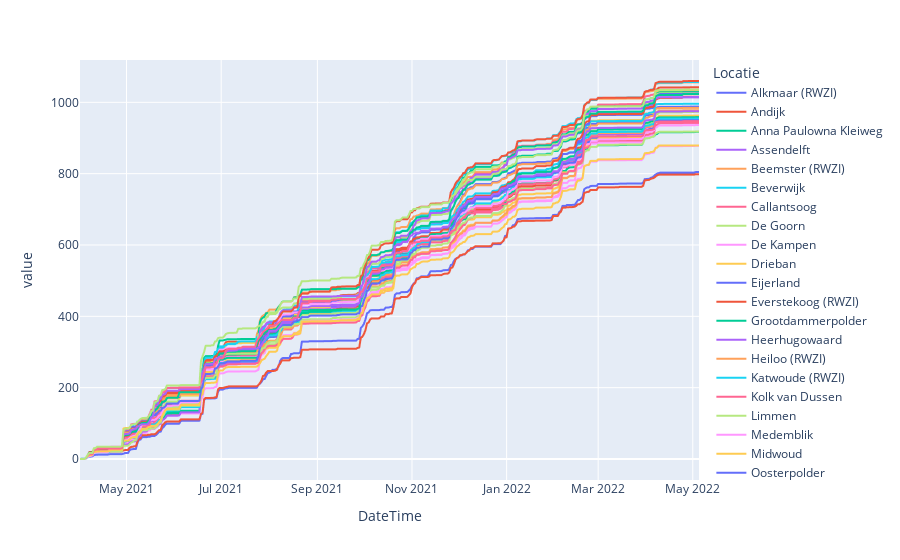

Notebook code cell kept with this figure:
### Code cell
px.line(wiwb_early.unstack(level=1).resample("d").sum().cumsum())

### Figure 1 — Plotly figure (JSON) as saved in the notebook; plotly's stock layout.template omitted (floating-point values rounded to 4 significant figures; data arrays with more than 128 entries replaced by an {"elided": "..."} marker saying what was removed)
{"data": [{"hovertemplate": "Locatie=Alkmaar (RWZI)<br>DateTime=%{x}<br>value=%{y}<extra></extra>", "legendgroup": "Alkmaar (RWZI)", "line": {"color": "#636efa", "dash": "solid"}, "marker": {"symbol": "circle"}, "mode": "lines", "name": "Alkmaar (RWZI)", "showlegend": true, "type": "scattergl", "x": {"elided": "400 str values"}, "xaxis": "x", "y": {"elided": "400 float values"}, "yaxis": "y"}, {"hovertemplate": "Locatie=Andijk<br>DateTime=%{x}<br>value=%{y}<extra></extra>", "legendgroup": "Andijk", "line": {"color": "#EF553B", "dash": "solid"}, "marker": {"symbol": "circle"}, "mode": "lines", "name": "Andijk", "showlegend": true, "type": "scattergl", "x": {"elided": "400 str values"}, "xaxis": "x", "y": {"elided": "400 float values"}, "yaxis": "y"}, {"hovertemplate": "Locatie=Anna Paulowna Kleiweg<br>DateTime=%{x}<br>value=%{y}<extra></extra>", "legendgroup": "Anna Paulowna Kleiweg", "line": {"color": "#00cc96", "dash": "solid"}, "marker": {"symbol": "circle"}, "mode": "lines", "name": "Anna Paulowna Kleiweg", "showlegend": true, "type": "scattergl", "x": {"elided": "400 str values"}, "xaxis": "x", "y": {"elided": "400 float values"}, "yaxis": "y"}, {"hovertemplate": "Locatie=Assendelft<br>DateTime=%{x}<br>value=%{y}<extra></extra>", "legendgroup": "Assendelft", "line": {"color": "#ab63fa", "dash": "solid"}, "marker": {"symbol": "circle"}, "mode": "lines", "name": "Assendelft", "showlegend": true, "type": "scattergl", "x": {"elided": "400 str values"}, "xaxis": "x", "y": {"elided": "400 float values"}, "yaxis": "y"}, {"hovertemplate": "Locatie=Beemster (RWZI)<br>DateTime=%{x}<br>value=%{y}<extra></extra>", "legendgroup": "Beemster (RWZI)", "line": {"color": "#FFA15A", "dash": "solid"}, "marker": {"symbol": "circle"}, "mode": "lines", "name": "Beemster (RWZI)", "showlegend": true, "type": "scattergl", "x": {"elided": "400 str values"}, "xaxis": "x", "y": {"elided": "400 float values"}, "yaxis": "y"}, {"hovertemplate": "Locatie=Beverwijk<br>DateTime=%{x}<br>value=%{y}<extra></extra>", "legendgroup": "Beverwijk", "line": {"color": "#19d3f3", "dash": "solid"}, "marker": {"symbol": "circle"}, "mode": "lines", "name": "Beverwijk", "showlegend": true, "type": "scattergl", "x": {"elided": "400 str values"}, "xaxis": "x", "y": {"elided": "400 float values"}, "yaxis": "y"}, {"hovertemplate": "Locatie=Callantsoog<br>DateTime=%{x}<br>value=%{y}<extra></extra>", "legendgroup": "Callantsoog", "line": {"color": "#FF6692", "dash": "solid"}, "marker": {"symbol": "circle"}, "mode": "lines", "name": "Callantsoog", "showlegend": true, "type": "scattergl", "x": {"elided": "400 str values"}, "xaxis": "x", "y": {"elided": "400 float values"}, "yaxis": "y"}, {"hovertemplate": "Locatie=De Goorn<br>DateTime=%{x}<br>value=%{y}<extra></extra>", "legendgroup": "De Goorn", "line": {"color": "#B6E880", "dash": "solid"}, "marker": {"symbol": "circle"}, "mode": "lines", "name": "De Goorn", "showlegend": true, "type": "scattergl", "x": {"elided": "400 str values"}, "xaxis": "x", "y": {"elided": "400 float values"}, "yaxis": "y"}, {"hovertemplate": "Locatie=De Kampen<br>DateTime=%{x}<br>value=%{y}<extra></extra>", "legendgroup": "De Kampen", "line": {"color": "#FF97FF", "dash": "solid"}, "marker": {"symbol": "circle"}, "mode": "lines", "name": "De Kampen", "showlegend": true, "type": "scattergl", "x": {"elided": "400 str values"}, "xaxis": "x", "y": {"elided": "400 float values"}, "yaxis": "y"}, {"hovertemplate": "Locatie=Drieban<br>DateTime=%{x}<br>value=%{y}<extra></extra>", "legendgroup": "Drieban", "line": {"color": "#FECB52", "dash": "solid"}, "marker": {"symbol": "circle"}, "mode": "lines", "name": "Drieban", "showlegend": true, "type": "scattergl", "x": {"elided": "400 str values"}, "xaxis": "x", "y": {"elided": "400 float values"}, "yaxis": "y"}, {"hovertemplate": "Locatie=Eijerland<br>DateTime=%{x}<br>value=%{y}<extra></extra>", "legendgroup": "Eijerland", "line": {"color": "#636efa", "dash": "solid"}, "marker": {"symbol": "circle"}, "mode": "lines", "name": "Eijerland", "showlegend": true, "type": "scattergl", "x": {"elided": "400 str values"}, "xaxis": "x", "y": {"elided": "400 float values"}, "yaxis": "y"}, {"hovertemplate": "Locatie=Everstekoog (RWZI)<br>DateTime=%{x}<br>value=%{y}<extra></extra>", "legendgroup": "Everstekoog (RWZI)", "line": {"color": "#EF553B", "dash": "solid"}, "marker": {"symbol": "circle"}, "mode": "lines", "name": "Everstekoog (RWZI)", "showlegend": true, "type": "scattergl", "x": {"elided": "400 str values"}, "xaxis": "x", "y": {"elided": "400 float values"}, "yaxis": "y"}, {"hovertemplate": "Locatie=Grootdammerpolder<br>DateTime=%{x}<br>value=%{y}<extra></extra>", "legendgroup": "Grootdammerpolder", "line": {"color": "#00cc96", "dash": "solid"}, "marker": {"symbol": "circle"}, "mode": "lines", "name": "Grootdammerpolder", "showlegend": true, "type": "scattergl", "x": {"elided": "400 str values"}, "xaxis": "x", "y": {"elided": "400 float values"}, "yaxis": "y"}, {"hovertemplate": "Locatie=Heerhugowaard<br>DateTime=%{x}<br>value=%{y}<extra></extra>", "legendgroup": "Heerhugowaard", "line": {"color": "#ab63fa", "dash": "solid"}, "marker": {"symbol": "circle"}, "mode": "lines", "name": "Heerhugowaard", "showlegend": true, "type": "scattergl", "x": {"elided": "400 str values"}, "xaxis": "x", "y": {"elided": "400 float values"}, "yaxis": "y"}, {"hovertemplate": "Locatie=Heiloo (RWZI)<br>DateTime=%{x}<br>value=%{y}<extra></extra>", "legendgroup": "Heiloo (RWZI)", "line": {"color": "#FFA15A", "dash": "solid"}, "marker": {"symbol": "circle"}, "mode": "lines", "name": "Heiloo (RWZI)", "showlegend": true, "type": "scattergl", "x": {"elided": "400 str values"}, "xaxis": "x", "y": {"elided": "400 float values"}, "yaxis": "y"}, {"hovertemplate": "Locatie=Katwoude (RWZI)<br>DateTime=%{x}<br>value=%{y}<extra></extra>", "legendgroup": "Katwoude (RWZI)", "line": {"color": "#19d3f3", "dash": "solid"}, "marker": {"symbol": "circle"}, "mode": "lines", "name": "Katwoude (RWZI)", "showlegend": true, "type": "scattergl", "x": {"elided": "400 str values"}, "xaxis": "x", "y": {"elided": "400 float values"}, "yaxis": "y"}, {"hovertemplate": "Locatie=Kolk van Dussen<br>DateTime=%{x}<br>value=%{y}<extra></extra>", "legendgroup": "Kolk van Dussen", "line": {"color": "#FF6692", "dash": "solid"}, "marker": {"symbol": "circle"}, "mode": "lines", "name": "Kolk van Dussen", "showlegend": true, "type": "scattergl", "x": {"elided": "400 str values"}, "xaxis": "x", "y": {"elided": "400 float values"}, "yaxis": "y"}, {"hovertemplate": "Locatie=Limmen<br>DateTime=%{x}<br>value=%{y}<extra></extra>", "legendgroup": "Limmen", "line": {"color": "#B6E880", "dash": "solid"}, "marker": {"symbol": "circle"}, "mode": "lines", "name": "Limmen", "showlegend": true, "type": "scattergl", "x": {"elided": "400 str values"}, "xaxis": "x", "y": {"elided": "400 float values"}, "yaxis": "y"}, {"hovertemplate": "Locatie=Medemblik<br>DateTime=%{x}<br>value=%{y}<extra></extra>", "legendgroup": "Medemblik", "line": {"color": "#FF97FF", "dash": "solid"}, "marker": {"symbol": "circle"}, "mode": "lines", "name": "Medemblik", "showlegend": true, "type": "scattergl", "x": {"elided": "400 str values"}, "xaxis": "x", "y": {"elided": "400 float values"}, "yaxis": "y"}, {"hovertemplate": "Locatie=Midwoud<br>DateTime=%{x}<br>value=%{y}<extra></extra>", "legendgroup": "Midwoud", "line": {"color": "#FECB52", "dash": "solid"}, "marker": {"symbol": "circle"}, "mode": "lines", "name": "Midwoud", "showlegend": true, "type": "scattergl", "x": {"elided": "400 str values"}, "xaxis": "x", "y": {"elided": "400 float values"}, "yaxis": "y"}, {"hovertemplate": "Locatie=Oosterpolder<br>DateTime=%{x}<br>value=%{y}<extra></extra>", "legendgroup": "Oosterpolder", "line": {"color": "#636efa", "dash": "solid"}, "marker": {"symbol": "circle"}, "mode": "lines", "name": "Oosterpolder", "showlegend": true, "type": "scattergl", "x": {"elided": "400 str values"}, "xaxis": "x", "y": {"elided": "400 float values"}, "yaxis": "y"}, {"hovertemplate": "Locatie=Oosthuizen (RWZI)<br>DateTime=%{x}<br>value=%{y}<extra></extra>", "legendgroup": "Oosthuizen (RWZI)", "line": {"color": "#EF553B", "dash": "solid"}, "marker": {"symbol": "circle"}, "mode": "lines", "name": "Oosthuizen (RWZI)", "showlegend": true, "type": "scattergl", "x": {"elided": "400 str values"}, "xaxis": "x", "y": {"elided": "400 float values"}, "yaxis": "y"}, {"hovertemplate": "Locatie=Snevert<br>DateTime=%{x}<br>value=%{y}<extra></extra>", "legendgroup": "Snevert", "line": {"color": "#00cc96", "dash": "solid"}, "marker": {"symbol": "circle"}, "mode": "lines", "name": "Snevert", "showlegend": true, "type": "scattergl", "x": {"elided": "400 str values"}, "xaxis": "x", "y": {"elided": "400 float values"}, "yaxis": "y"}, {"hovertemplate": "Locatie=Stolpen (RWZI)<br>DateTime=%{x}<br>value=%{y}<extra></extra>", "legendgroup": "Stolpen (RWZI)", "line": {"color": "#ab63fa", "dash": "solid"}, "marker": {"symbol": "circle"}, "mode": "lines", "name": "Stolpen (RWZI)", "showlegend": true, "type": "scattergl", "x": {"elided": "400 str values"}, "xaxis": "x", "y": {"elided": "400 float values"}, "yaxis": "y"}, {"hovertemplate": "Locatie=Vier Noorder Koggen<br>DateTime=%{x}<br>value=%{y}<extra></extra>", "legendgroup": "Vier Noorder Koggen", "line": {"color": "#FFA15A", "dash": "solid"}, "marker": {"symbol": "circle"}, "mode": "lines", "name": "Vier Noorder Koggen", "showlegend": true, "type": "scattergl", "x": {"elided": "400 str values"}, "xaxis": "x", "y": {"elided": "400 float values"}, "yaxis": "y"}, {"hovertemplate": "Locatie=Weerepolder<br>DateTime=%{x}<br>value=%{y}<extra></extra>", "legendgroup": "Weerepolder", "line": {"color": "#19d3f3", "dash": "solid"}, "marker": {"symbol": "circle"}, "mode": "lines", "name": "Weerepolder", "showlegend": true, "type": "scattergl", "x": {"elided": "400 str values"}, "xaxis": "x", "y": {"elided": "400 float values"}, "yaxis": "y"}, {"hovertemplate": "Locatie=Westerveer<br>DateTime=%{x}<br>value=%{y}<extra></extra>", "legendgroup": "Westerveer", "line": {"color": "#FF6692", "dash": "solid"}, "marker": {"symbol": "circle"}, "mode": "lines", "name": "Westerveer", "showlegend": true, "type": "scattergl", "x": {"elided": "400 str values"}, "xaxis": "x", "y": {"elided": "400 float values"}, "yaxis": "y"}, {"hovertemplate": "Locatie=Wieringen (RWZI)<br>DateTime=%{x}<br>value=%{y}<extra></extra>", "legendgroup": "Wieringen (RWZI)", "line": {"color": "#B6E880", "dash": "solid"}, "marker": {"symbol": "circle"}, "mode": "lines", "name": "Wieringen (RWZI)", "showlegend": true, "type": "scattergl", "x": {"elided": "400 str values"}, "xaxis": "x", "y": {"elided": "400 float values"}, "yaxis": "y"}, {"hovertemplate": "Locatie=Wieringerwaard<br>DateTime=%{x}<br>value=%{y}<extra></extra>", "legendgroup": "Wieringerwaard", "line": {"color": "#FF97FF", "dash": "solid"}, "marker": {"symbol": "circle"}, "mode": "lines", "name": "Wieringerwaard", "showlegend": true, "type": "scattergl", "x": {"elided": "400 str values"}, "xaxis": "x", "y": {"elided": "400 float values"}, "yaxis": "y"}, {"hovertemplate": "Locatie=Wieringerwerf (RWZI)<br>DateTime=%{x}<br>value=%{y}<extra></extra>", "legendgroup": "Wieringerwerf (RWZI)", "line": {"color": "#FECB52", "dash": "solid"}, "marker": {"symbol": "circle"}, "mode": "lines", "name": "Wieringerwerf (RWZI)", "showlegend": true, "type": "scattergl", "x": {"elided": "400 str values"}, "xaxis": "x", "y": {"elided": "400 float values"}, "yaxis": "y"}, {"hovertemplate": "Locatie=Willem Alexander<br>DateTime=%{x}<br>value=%{y}<extra></extra>", "legendgroup": "Willem Alexander", "line": {"color": "#636efa", "dash": "solid"}, "marker": {"symbol": "circle"}, "mode": "lines", "name": "Willem Alexander", "showlegend": true, "type": "scattergl", "x": {"elided": "400 str values"}, "xaxis": "x", "y": {"elided": "400 float values"}, "yaxis": "y"}, {"hovertemplate": "Locatie=Wormer<br>DateTime=%{x}<br>value=%{y}<extra></extra>", "legendgroup": "Wormer", "line": {"color": "#EF553B", "dash": "solid"}, "marker": {"symbol": "circle"}, "mode": "lines", "name": "Wormer", "showlegend": true, "type": "scattergl", "x": {"elided": "400 str values"}, "xaxis": "x", "y": {"elided": "400 float values"}, "yaxis": "y"}, {"hovertemplate": "Locatie=Woudaap<br>DateTime=%{x}<br>value=%{y}<extra></extra>", "legendgroup": "Woudaap", "line": {"color": "#00cc96", "dash": "solid"}, "marker": {"symbol": "circle"}, "mode": "lines", "name": "Woudaap", "showlegend": true, "type": "scattergl", "x": {"elided": "400 str values"}, "xaxis": "x", "y": {"elided": "400 float values"}, "yaxis": "y"}, {"hovertemplate": "Locatie=Woudweeren<br>DateTime=%{x}<br>value=%{y}<extra></extra>", "legendgroup": "Woudweeren", "line": {"color": "#ab63fa", "dash": "solid"}, "marker": {"symbol": "circle"}, "mode": "lines", "name": "Woudweeren", "showlegend": true, "type": "scattergl", "x": {"elided": "400 str values"}, "xaxis": "x", "y": {"elided": "400 float values"}, "yaxis": "y"}, {"hovertemplate": "Locatie=Zaandam Oost (RWZI)<br>DateTime=%{x}<br>value=%{y}<extra></extra>", "legendgroup": "Zaandam Oost (RWZI)", "line": {"color": "#FFA15A", "dash": "solid"}, "marker": {"symbol": "circle"}, "mode": "lines", "name": "Zaandam Oost (RWZI)", "showlegend": true, "type": "scattergl", "x": {"elided": "400 str values"}, "xaxis": "x", "y": {"elided": "400 float values"}, "yaxis": "y"}, {"hovertemplate": "Locatie=Zeevang<br>DateTime=%{x}<br>value=%{y}<extra></extra>", "legendgroup": "Zeevang", "line": {"color": "#19d3f3", "dash": "solid"}, "marker": {"symbol": "circle"}, "mode": "lines", "name": "Zeevang", "showlegend": true, "type": "scattergl", "x": {"elided": "400 str values"}, "xaxis": "x", "y": {"elided": "400 float values"}, "yaxis": "y"}, {"hovertemplate": "Locatie=Zuid Scharwoude<br>DateTime=%{x}<br>value=%{y}<extra></extra>", "legendgroup": "Zuid Scharwoude", "line": {"color": "#FF6692", "dash": "solid"}, "marker": {"symbol": "circle"}, "mode": "lines", "name": "Zuid Scharwoude", "showlegend": true, "type": "scattergl", "x": {"elided": "400 str values"}, "xaxis": "x", "y": {"elided": "400 float values"}, "yaxis": "y"}, {"hovertemplate": "Locatie=Zuiderwoudergouw<br>DateTime=%{x}<br>value=%{y}<extra></extra>", "legendgroup": "Zuiderwoudergouw", "line": {"color": "#B6E880", "dash": "solid"}, "marker": {"symbol": "circle"}, "mode": "lines", "name": "Zuiderwoudergouw", "showlegend": true, "type": "scattergl", "x": {"elided": "400 str values"}, "xaxis": "x", "y": {"elided": "400 float values"}, "yaxis": "y"}], "layout": {"legend": {"title": {"text": "Locatie"}, "tracegroupgap": 0}, "margin": {"t": 60}, "xaxis": {"anchor": "y", "domain": [0, 1], "title": {"text": "DateTime"}}, "yaxis": {"anchor": "x", "domain": [0, 1], "title": {"text": "value"}}}}
